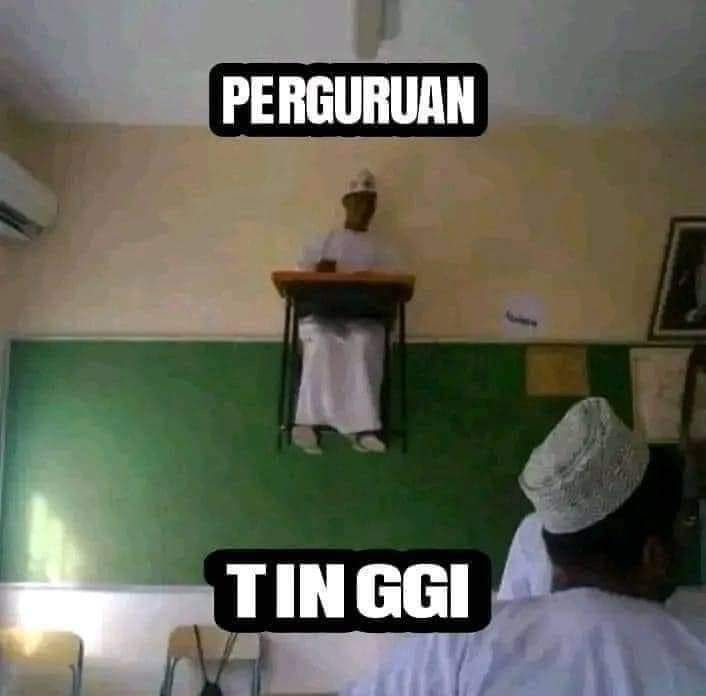
#> input picture Acara_5_6/img/perguruaninggi.jpg, 706 x 696 px, found by its file name
$ python circularCrop.py
#> lines starting #> are read from the running program, lines starting #| are printed output that depends on the picture
from PIL import Image, ImageDraw

def crop_circle(image_path, output):
    # buka gambar
#> called with image_path = 'Acara_5_6/img/perguruaninggi.jpg'
    img = Image.open(image_path).convert("RGBA")

    # ambil ukuran terkecil dari gambar
    size = min(img.size)
#> size = 696

    # rezise gambar asli
    left = (img.width - size) // 2
#> left = 5
    top = (img.height - size) // 2
#> top = 0
    right = left + size
#> right = 701
    bottom = top + size
#> bottom = 696
    img_cropped = img.crop((left, top, right, bottom))
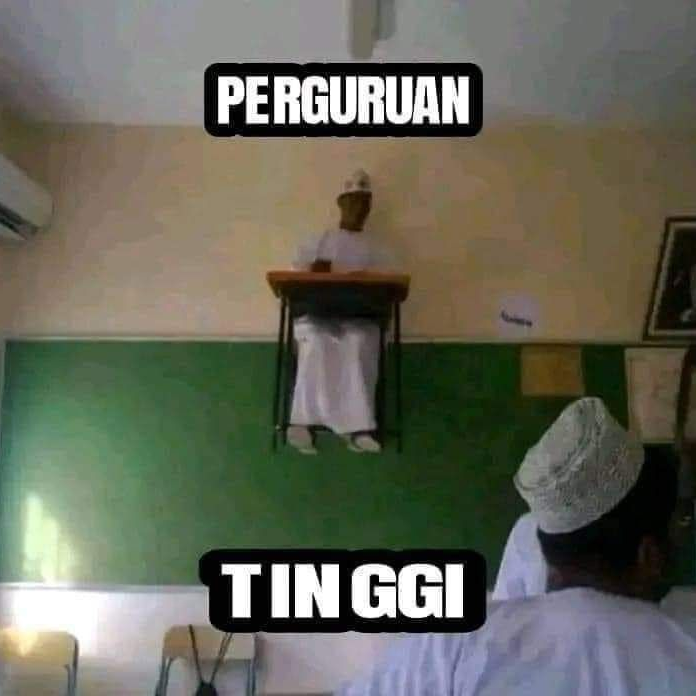
#> img_cropped: PIL image 696x696 RGBA; mean R, G, B, A 103.2, 104.3, 90.8, 255

    # buat lingkaran
    mask = Image.new("L", (size, size), 0)
#> mask: PIL image 696x696 L; every value is 0
    draw = ImageDraw.Draw(mask)
    draw.ellipse((0,0, size, size), fill=255)

    # tempel gambar ke mask
    result = Image.new("RGBA", (size, size))
#> result: PIL image 696x696 RGBA; every value is 0
    result.paste(img_cropped, (0,0), mask)
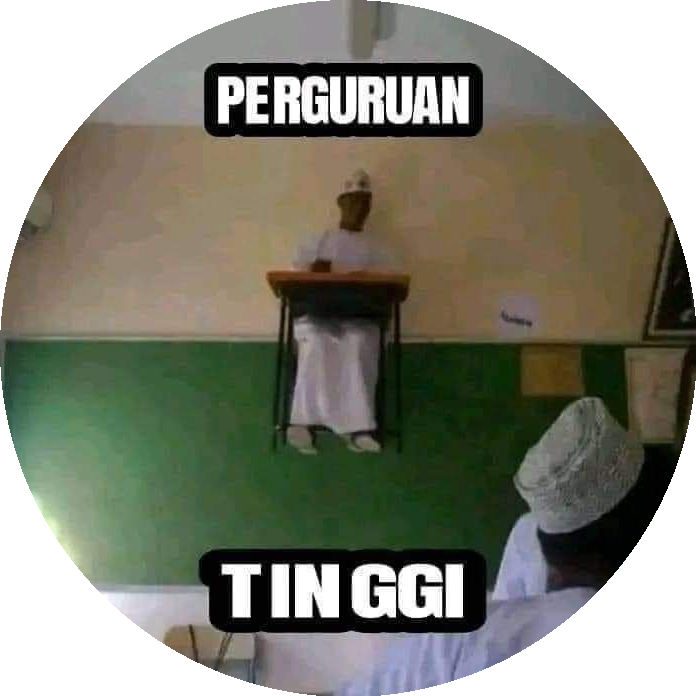
#> result: PIL image 696x696 RGBA; mean R, G, B, A 78, 78.9, 65.7, 200.7; transparent parts drawn white

    # simpan hasil
    result.save(output)

crop_circle('Acara_5_6/img/perguruaninggi.jpg', 'Acara_5_6/img/output/circular_cropped_image.png')
